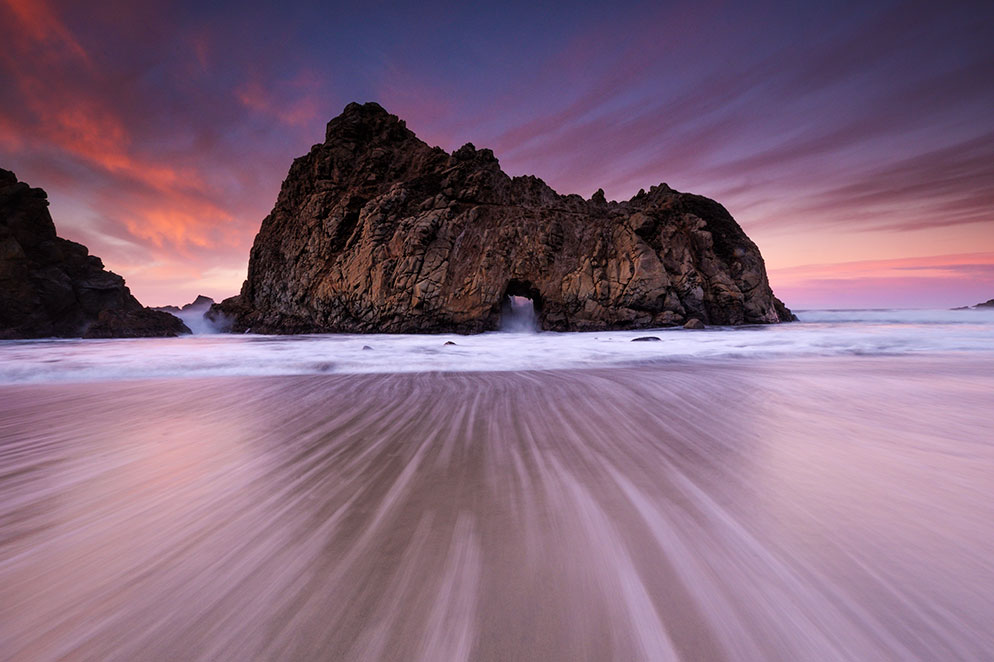
#> input picture week_3/test.jpg, 994 x 662 px
$ python q5.py
#> lines starting #> are read from the running program, lines starting #| are printed output that depends on the picture; after the words box and inside, x2 and y2 are one past the last pixel; in counts of white or black regions, pixels touching at a corner belong together
import cv2
import numpy as np

# Load the image from the file
img = cv2.imread('test.jpg', cv2.IMREAD_GRAYSCALE)
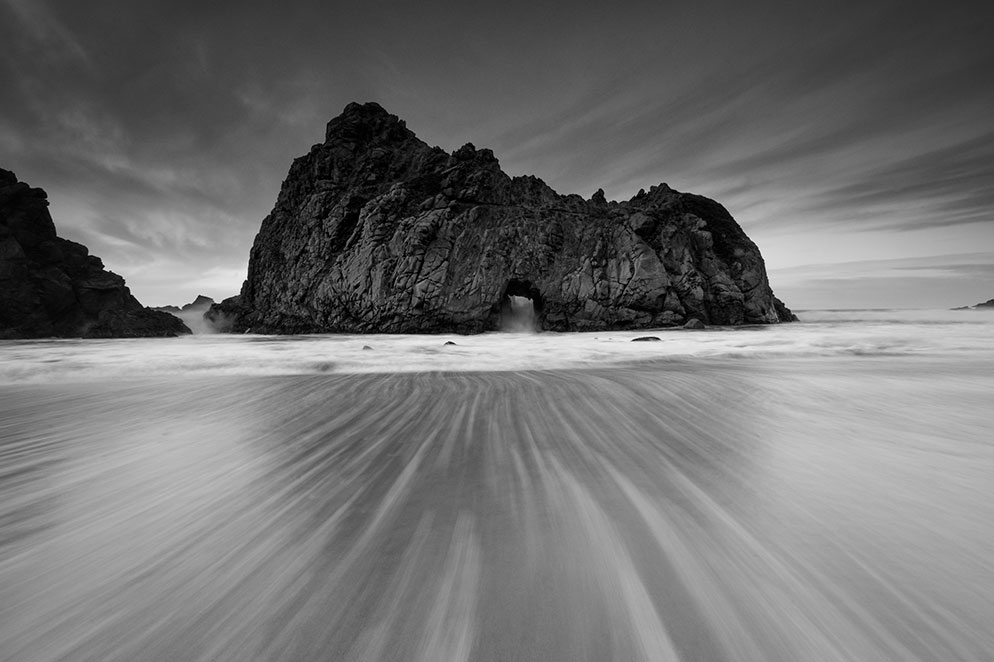
#> img: shape (662, 994); min 0, max 254, mean 113.4

# Apply Canny edge detection
edges = cv2.Canny(img, threshold1=100, threshold2=200)
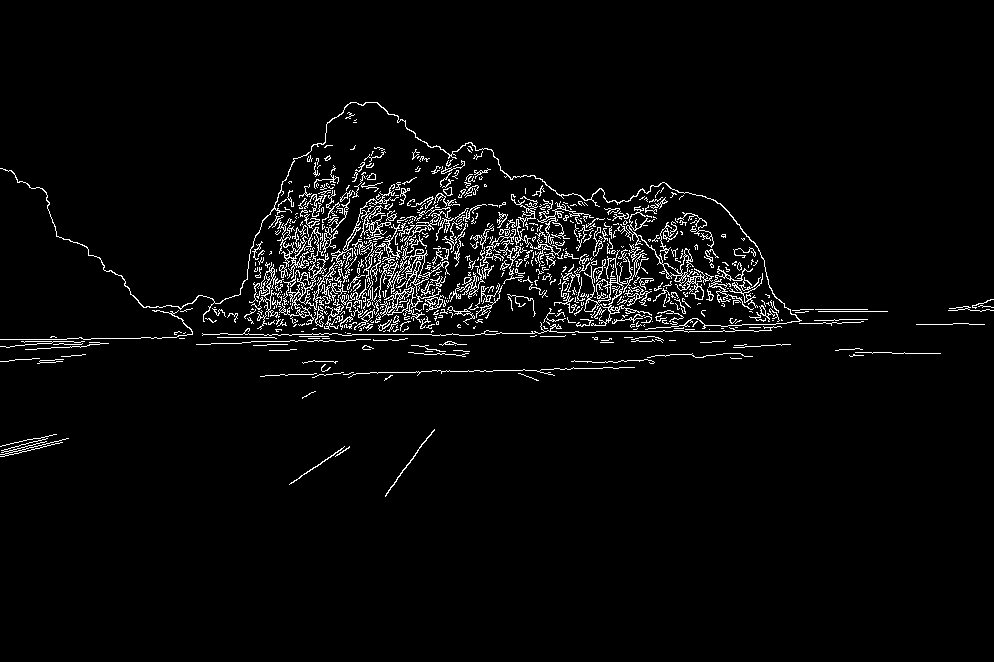
#> edges: shape (662, 994); 3.5% white in thin lines or dots, all inside (x1, y1, x2, y2) = (0, 102, 994, 497)

# Display the original image and the detected edges
cv2.imshow("Original Image", img)
cv2.imshow("Edges", edges)

cv2.waitKey(0)
cv2.destroyAllWindows()
